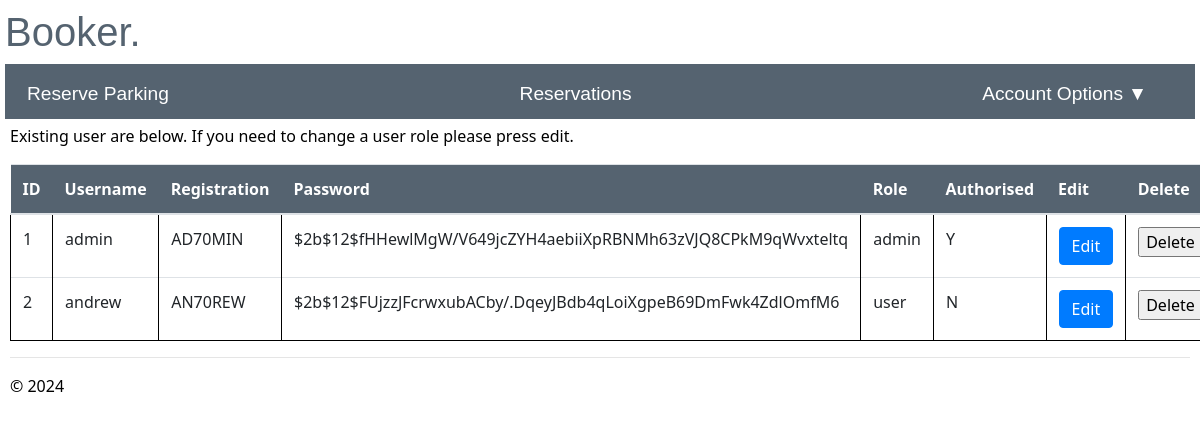
The page /admin/ (signed in) on the database its author committed.
### app/models/models.py (models this page shows)
class User(db.Model, UserMixin):
    id = db.Column(db.Integer, primary_key=True, nullable=False)
    username = db.Column(db.String(20), nullable=False, unique=True)
    registration = db.Column(db.String(9), nullable=False, unique=True)
    password = db.Column(db.String(255), nullable=False)
    role = db.Column(db.String(5), nullable=False, default='user')
    authorised =db.Column(db.String(1), nullable=False, default='N')
    failed_login_attempts = db.Column(db.Integer,nullable=False, default=0)
    reservation = db.relationship('reserve', backref='user')

### app/admin/routes.py (the view)
@bp.route("/admin/")
@login_required
def admin():
    if current_user.role == 'admin':
        try:
            admin= User.query.all()
            current_app.logger.info('Username: %s accessed admin', current_user.username)
            return render_template('admin.html',admin=admin)
        except Exception as e:
            flash("An error occurred retrieving users.")
            current_app.logger.exception('Error during retrieving all users: %s', str(e))
            return redirect(url_for('main.reserve_parking'))
    else:
        current_app.logger.critical('Username: %s accessed attempted to access admin', current_user.username)
        flash("You are not authorised to access this page")
        return redirect(url_for("main.reserve_parking"))

### app/__init__.py (called while the page is built)
def create_app():
    app = Flask(__name__)
    env_config = os.getenv("PROD_APP_SETTINGS", "config.Config")
    app.config.from_object(env_config)
    db.init_app(app)
    login_manager.init_app(app)
    app.logger.setLevel(logging.INFO)
    handler = RotatingFileHandler('app.log', maxBytes=10240, backupCount=10)
    handler.setLevel(logging.INFO)
    formatter = logging.Formatter('%(asctime)s - %(levelname)s - %(message)s', datefmt='%Y-%m-%d %H:%M:%S')
    handler.setFormatter(formatter)
    app.logger.addHandler(handler)
    from app.main import bp as main_bp
    app.register_blueprint(main_bp)
    from app.user import bp as user_bp
    app.register_blueprint(user_bp)
    from app.admin import bp as admin_bp
    app.register_blueprint(admin_bp)
    @login_manager.user_loader
    def load_user(user_id):
        return User.query.get(int(user_id))
    return app

### app/user/routes.py (called while the page is built)
@bp.before_app_request
def make_session_permanent():
    session.permanent = True
    current_app.permanent_session_lifetime = timedelta(seconds=30)

### app/admin/templates/admin.html (shortened to what this page needs)
{% extends "layout.html" %}
{% block content %}
<p>Existing user are below. If you need to change a user role please press edit.</p>
<table class="table table-hover">
  <thead class="tables">
        <th>ID</th>
        <th>Username</th>
        <th>Registration</th>
        <th>Password</th>
        <th>Role</th>
        <th>Authorised</th>
        <th>Edit</th>
        <th>Delete</th>
    </thead>
    <tbody>
     {% for admin in admin %}
      <tr>
        <td>{{admin.id}}</td>
        <td>{{admin.username}}</td>
        <td>{{admin.registration}}</td>
        <td>{{admin.password}}</td>
        <td>{{admin.role}}</td>
        <td>{{admin.authorised}}</td>
        <td><a href='{{url_for("admin.edit_user", id=admin.id)}}' class='btn btn-primary'>Edit</a></td>
        <td>
          <form method="POST" action="/delete_user/">
            <input type="submit" value="Delete" onclick='return confirm("Are you sure you want to delete this user?")'>
          </form>
         </td>
      </tr>
     {%endfor%}
    </tbody>
  </table>
{% endblock %}

### app/static/site.css (style rules this page uses)
tr { border-bottom: 1px solid black; }
td { padding: 1em; border-left: 1px solid black; }
.tables { background-color: rgb(85, 99, 112); color: white; }

### app/main/templates/layout.html (style rules this page uses)
body { padding: 8px 5px 8px 5px; }

### rows shown on the page
User: id "1", username "admin", registration "AD70MIN", password "$2b$12$fHHewlMgW/V649jcZYH4aebiiXpRBNMh63zVJQ8CPkM9qWvxteltq", role "admin", authorised "Y"
User: id "2", username "andrew", registration "AN70REW", password "$2b$12$FUjzzJFcrwxubACby/.DqeyJBdb4qLoiXgpeB69DmFwk4ZdlOmfM6", role "user", authorised "N"
